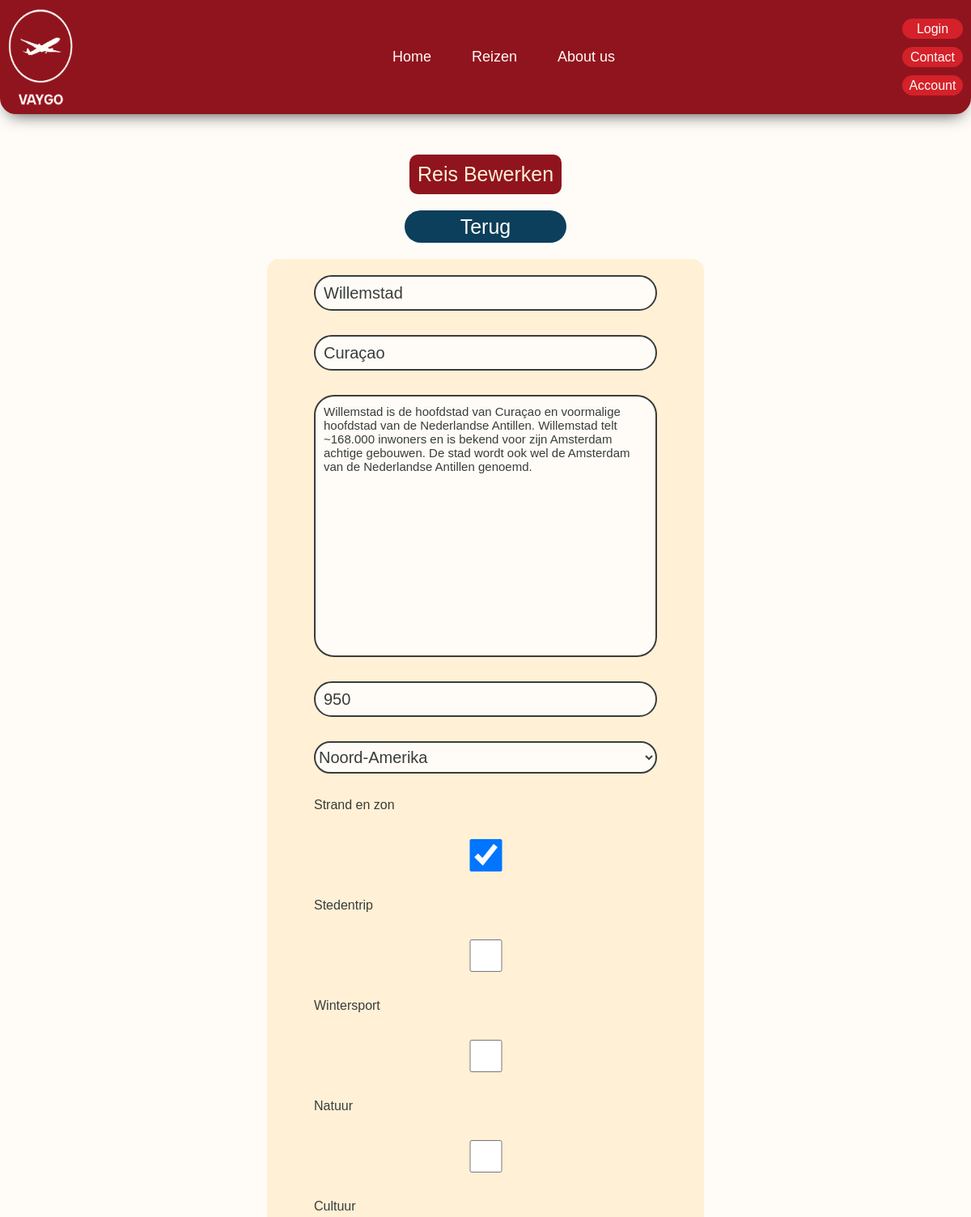
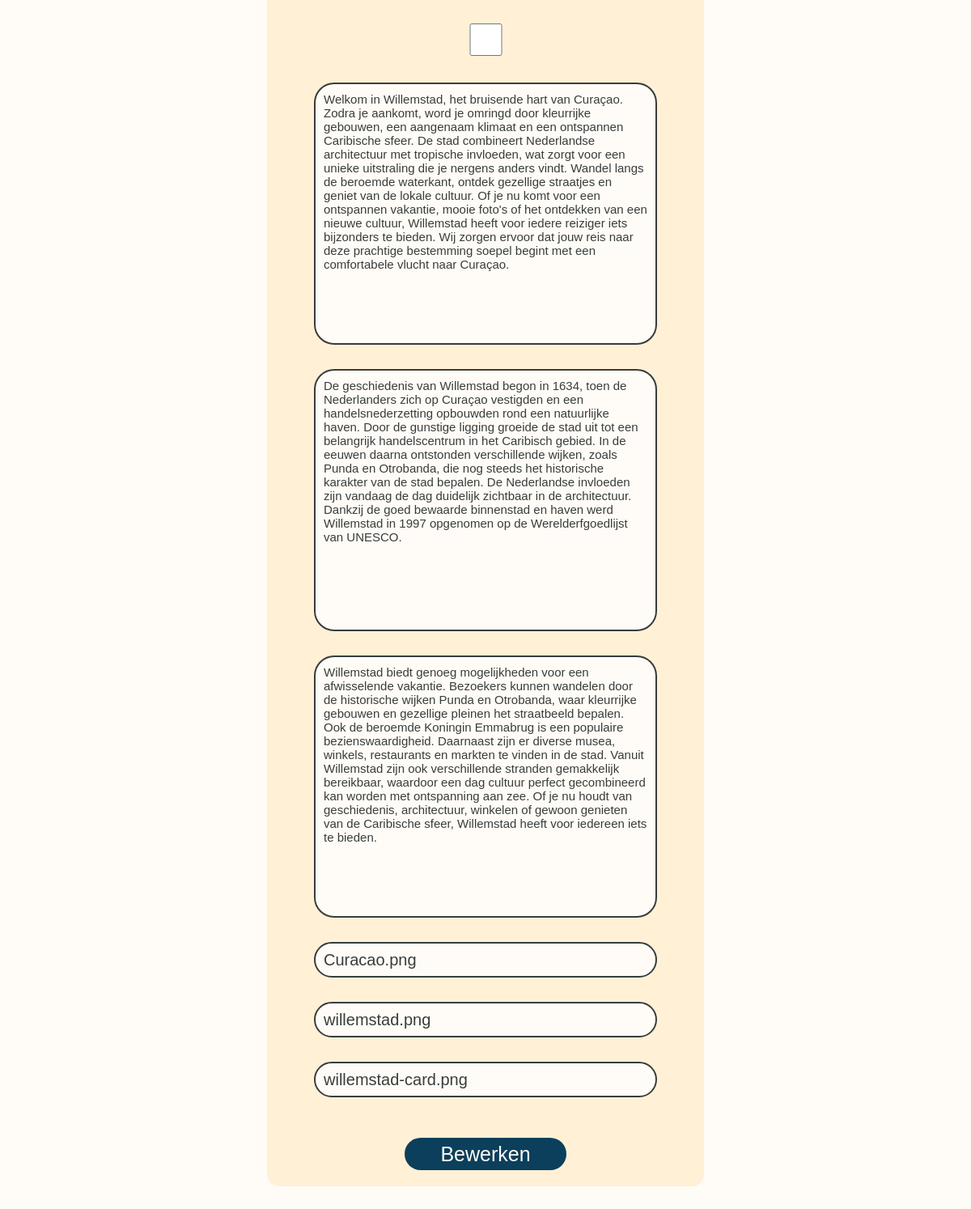
The page /edit.php?id=1 on the database its author committed (2 pictures, top to bottom).
### tables this page shows
CREATE TABLE `Reizen` (
  `Reis_id` int NOT NULL,
  `Bestemming` varchar(50) NOT NULL,
  `Land` varchar(50) NOT NULL,
  `korte_beschrijving` varchar(750) NOT NULL,
  `Prijs` int NOT NULL,
  `Vlag` varchar(100) NOT NULL,
  `Continent` varchar(50) NOT NULL,
  `Strand_en_zon` tinyint(1) NOT NULL,
  `Stedentrip` tinyint(1) NOT NULL,
  `Wintersport` tinyint(1) NOT NULL,
  `Natuur` tinyint(1) NOT NULL,
  `Cultuur` tinyint(1) NOT NULL,
  `Welkom_bericht` varchar(1000) NOT NULL,
  `Historie` varchar(1000) NOT NULL,
  `Wat_te_doen` varchar(1000) NOT NULL,
  `Achtergrond` varchar(100) NOT NULL,
  `kaart_afbeelding` varchar(100) NOT NULL
);

### edit.php (the view, shortened to what this page needs)
<?php
include_once 'includes/pdo.php';
?>
<!DOCTYPE html>
<html lang="en">
<head>
    <link rel="stylesheet" href="css/style.css">
</head>
<body>
    <header>
        <img src="img/logo-vaygo.png" alt="logo Vaygo">
        <?php
        include_once 'includes/header.php';
        ?>
    </header>
    <main>
        <div class="user-actions">
            <span class="title-block">
                Reis Bewerken
            </span>
             <a href="admin.php"><button class="action-button">Terug</button></a>
            <?php
            if (isset($_GET['id'])) {
                $reisstatement = $pdo->prepare("SELECT * FROM Reizen
            WHERE `Reis_id` = ?");
                $reisstatement->bindParam(1, $_GET['id']);
                $reisstatement->execute();
            } else {
                $reisstatement = $pdo->prepare("SELECT * FROM Reizen
            WHERE `Reis_id` = ?");
                $reisstatement->bindParam(1, $_POST['id']);
                $reisstatement->execute();
            }
            $reis = $reisstatement->fetch();
            ?>
            <form class="userform" method="post">
                <div>
                    <input type="text" name="bestemming" placeholder="Bestemming"
                        value="<?php echo $reis['Bestemming'] ?>">
                    <input type="text" name="land" placeholder="Land" value="<?php echo $reis['Land'] ?>">
                    <textarea rows="1" name="beschrijving"
                        placeholder="Korte beschrijving"><?php echo $reis['korte_beschrijving'] ?></textarea>
                    <input type="text" name="prijs" placeholder="Prijs" value="<?php echo $reis['Prijs'] ?>">
                    <select type="text" name="continent">
                        <option value="Noord-Amerika"
                         <?php
                        if ($reis['Continent'] == "Noord-Amerika") {
                            echo "selected";
                        }
                        ?>
                        >Noord-Amerika</option>
                    </select>
                    <label>Strand en zon</label>
                    <input type="checkbox" name="strandzon" value="1" <?php
                    if ($reis['Strand_en_zon'] == 1) {
                        echo "checked";
                    }
                    ?>>
                    <label>Stedentrip</label>
                    <input type="checkbox" name="stedentrip" placeholder="Stedentrip" value="1" <?php
                    if ($reis['Stedentrip'] == 1) {
                        echo "checked";
                    }
                    ?>>
                    <label>Wintersport</label>
                    <input type="checkbox" name="wintersport" placeholder="Wintersport" value="1" <?php
                    if ($reis['Wintersport'] == 1) {
                        echo "checked";
                    }
                    ?>>
                    <label>Natuur</label>
                    <input type="checkbox" name="natuur" placeholder="Natuur" value="1" <?php
                    if ($reis['Natuur'] == 1) {
                        echo "checked";
                    }
                    ?>>
                    <label>Cultuur</label>
                    <input type="checkbox" name="cultuur" placeholder="Cultuur" value="1" <?php
                    if ($reis['Cultuur'] == 1) {
                        echo "checked";
                    }
                    ?>>
                    <textarea rows="1" name="welkomstbericht"
                        placeholder="Welkomstbericht"><?php echo $reis['Welkom_bericht'] ?></textarea>
                    <textarea rows="1" name="historie" placeholder="Historie"><?php echo $reis['Historie'] ?></textarea>
                    <textarea rows="1" name="wattedoen"
                        placeholder="Wat te doen"><?php echo $reis['Wat_te_doen'] ?></textarea>
                    <input type="text" name="vlag" placeholder="Vlag" value="<?php echo $reis['Vlag'] ?>">
                    <input type="text" name="achtergrond" placeholder="Achtergrond"
                        value="<?php echo $reis['Achtergrond'] ?>">
                    <input type="text" name="kaartafbeelding" placeholder="Kaart-afbeelding"
                        value="<?php echo $reis['kaart_afbeelding'] ?>">
                </div>
                <input class="action-button" type="submit" name="submit" value="Bewerken">
            </form>
        </div>
    </main>
</body>
</html>

### css/style.css (style rules this page uses)
:root { --background: #FFFCF7; --sand: #FFF0D6; --dark_red: #90141E; --red: #D4212A; --dark_blue: #0B3F5B; --teal: #429E9D; --gunpowder: #383D3B; }
body { background: var(--background); margin: auto; font-family: noto-sans, sans-serif; color: var(--gunpowder); }
body a { text-decoration: none; }
header { background: var(--dark_red); border: 10px solid var(--dark_red); border-radius: 0 0 20px 20px; height: auto; color: var(--background); display: flex; justify-content: center; justify-content: space-between; box-shadow: var(--gunpowder) 0px 10px 20px -10px; position: relative; z-index: 2; }
header img { height: auto; width: 80px; display: flex; justify-content: center; align-items: center; }
.title-block { background: var(--dark_red); padding: 10px; color: var(--sand); border-radius: 10px; max-width: 250px; font-size: 25px; position: relative; z-index: 2; }
.action-button { color: var(--background); background: var(--dark_blue); border: none; min-width: 200px; height: 40px; font-size: 25px; padding: 5px; border-radius: 20px; }
.user-actions { margin-top: 50px; margin-bottom: 50px; display: flex; flex-direction: column; align-items: center; gap: 20px; }
.userform { display: flex; flex-direction: column; justify-self: center; align-items: center; background: var(--sand); width: 500px; padding: 20px; border-radius: 15px; gap: 50px; }
.userform div { display: flex; flex-direction: column; gap: 30px; }
.userform div input, textarea, select { background: var(--background); color: var(--gunpowder); border: 2px solid var(--gunpowder); border-radius: 25px; }
.userform div input { height: 40px; font-size: 20px; padding: 0px 0px 0px 10px; }
.userform div textarea { width: 400px; height: 300px; resize: none; font-size: 15px; font-family: noto-sans, sans-serif; padding: 10px; }
.userform select { height: 40px; font-size: 20px; }

### rows shown on the page
reizen: bestemming "Willemstad", land "Curaçao", beschrijving "Willemstad is de hoofdstad van Curaçao en voormalige hoofdstad van de Nederlandse Antillen. Willemstad telt ~168.000 inwoners en is bekend voor zijn Amsterdam achtige gebouwen. De stad wordt ook wel de Amsterdam van de Nederlandse Antillen genoemd.", prijs "950", continent "Noord-Amerika", Strand_en_zon "☑", welkomstbericht "Welkom in Willemstad, het bruisende hart van Curaçao. Zodra je aankomt, word je omringd door kleurrijke gebouwen, een aangenaam klimaat en een ontspannen Caribische sfeer. De stad combineert Nederlandse architectuur met tropische invloeden, wat zorgt voor een unieke uitstraling die je nergens anders vindt. Wandel langs de beroemde waterkant, ontdek gezellige straatjes en geniet van de lokale cultuur. Of je nu komt voor een ontspannen vakantie, mooie foto's of het ontdekken van een nieuwe cultuur, Willemstad heeft voor iedere reiziger iets bijzonders te bieden. Wij zorgen ervoor dat jouw reis naar deze prachtige bestemming soepel begint met een comfortabele vlucht naar Curaçao.", historie "De geschiedenis van Willemstad begon in 1634, toen de Nederlanders zich op Curaçao vestigden en een handelsnederzetting opbouwden rond een natuurlijke haven. Door de gunstige ligging groeide de stad uit tot een belangrijk handelscentrum in het Caribisch gebied. In de eeuwen daarna ontstonden verschillende wijken, zoals Punda en Otrobanda, die nog steeds het historische karakter van de stad bepalen. De Nederlandse invloeden zijn vandaag de dag duidelijk zichtbaar in de architectuur. Dankzij de goed bewaarde binnenstad en haven werd Willemstad in 1997 opgenomen op de Werelderfgoedlijst van UNESCO.", wattedoen "Willemstad biedt genoeg mogelijkheden voor een afwisselende vakantie. Bezoekers kunnen wandelen door de historische wijken Punda en Otrobanda, waar kleurrijke gebouwen en gezellige pleinen het straatbeeld bepalen. Ook de beroemde Koningin Emmabrug is een populaire bezienswaardigheid. Daarnaast zijn er diverse musea, winkels, restaurants en markten te vinden in de stad. Vanuit Willemstad zijn ook verschillende stranden gemakkelijk bereikbaar, waardoor een dag cultuur perfect gecombineerd kan worden met ontspanning aan zee. Of je nu houdt van geschiedenis, architectuur, winkelen of gewoon genieten van de Caribische sfeer, Willemstad heeft voor iedereen iets te bieden.", vlag "Curacao.png", achtergrond "willemstad.png", kaartafbeelding "willemstad-card.png"
